Frame 1 (no input): blank canvas, image omitted
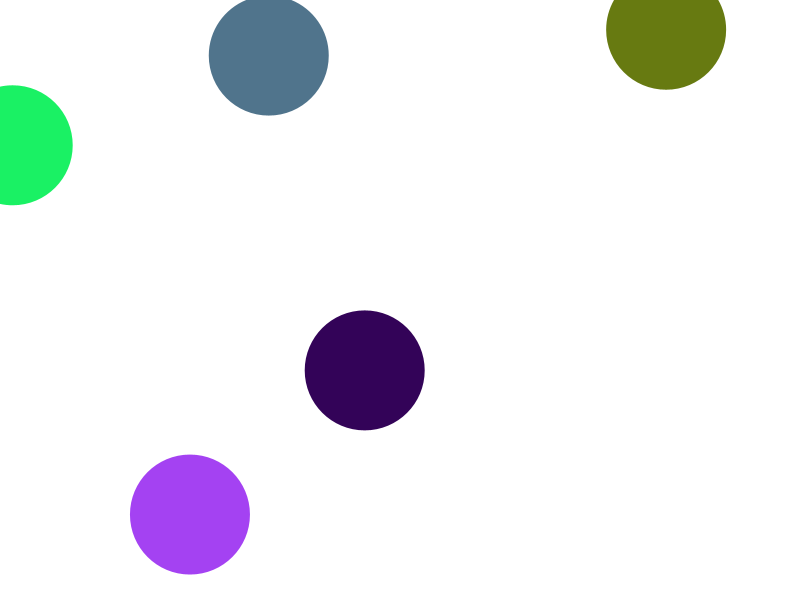
Frame 60 (the mouse pressed at the canvas centre just before this capture)
Frame 120 (the mouse held since frame 60 and released just before this capture): identical to frame 60, image omitted

The Processing sketch that drew this single still picture (run headless with seeded random() and noise(); from frame 60 on, the mouse is pressed at the canvas centre):

// Processing sketch: processing_170376
// ── processing_170376.pde

Ball[] balls = new Ball[5];
boolean grow = true;

void setup() {
  size(800, 600);
  smooth();
 
  for (int i = 0; i < balls.length; i ++ ) {
    balls[i] = new Ball ();
  }
}
 
void draw() {
  background(255);
 
  for (int x=0; x<5; x++) {
    for (int y=0; y<5; y++) {
      if (balls[x].intersect(balls[y])) {
        if (x != y) {
          color c = color(random(255), random(255), random(255));
          balls[x].resetMe(c);
          balls[y].resetMe(c);
        }
      }
    }
  }
 
  for (int i=0; i<5; i++) {
    if (grow == true) {
      balls[i].sizeIt();
    }
    balls[i].display();
  }
}

 
void mousePressed() {
  if (grow == true) {
    grow = false;
  } else {
    grow = true;
  }
}

class Ball {
  float r; // radius
  float x, y;
  color c;
 
  Ball() {
    resetMe(color(random(255), random(255), random(255)));
  }
  void sizeIt() {
    r+=1;
  }
 
  void resetMe(color tempC) {
    r = 0;
    x = random(width);
    y = random(height);
    c = tempC;
  }
  void display() {
    noStroke();
    fill(c);
    ellipse(x, y, r*2, r*2);
  }
 
  boolean intersect(Ball b) {
    float distance = dist(x, y, b.x, b.y); // Calculate distance
    // Compare distance to sum of radii
    if (distance < r + b.r) {
      return true;
    } else {
      return false;
    }
  }
}
